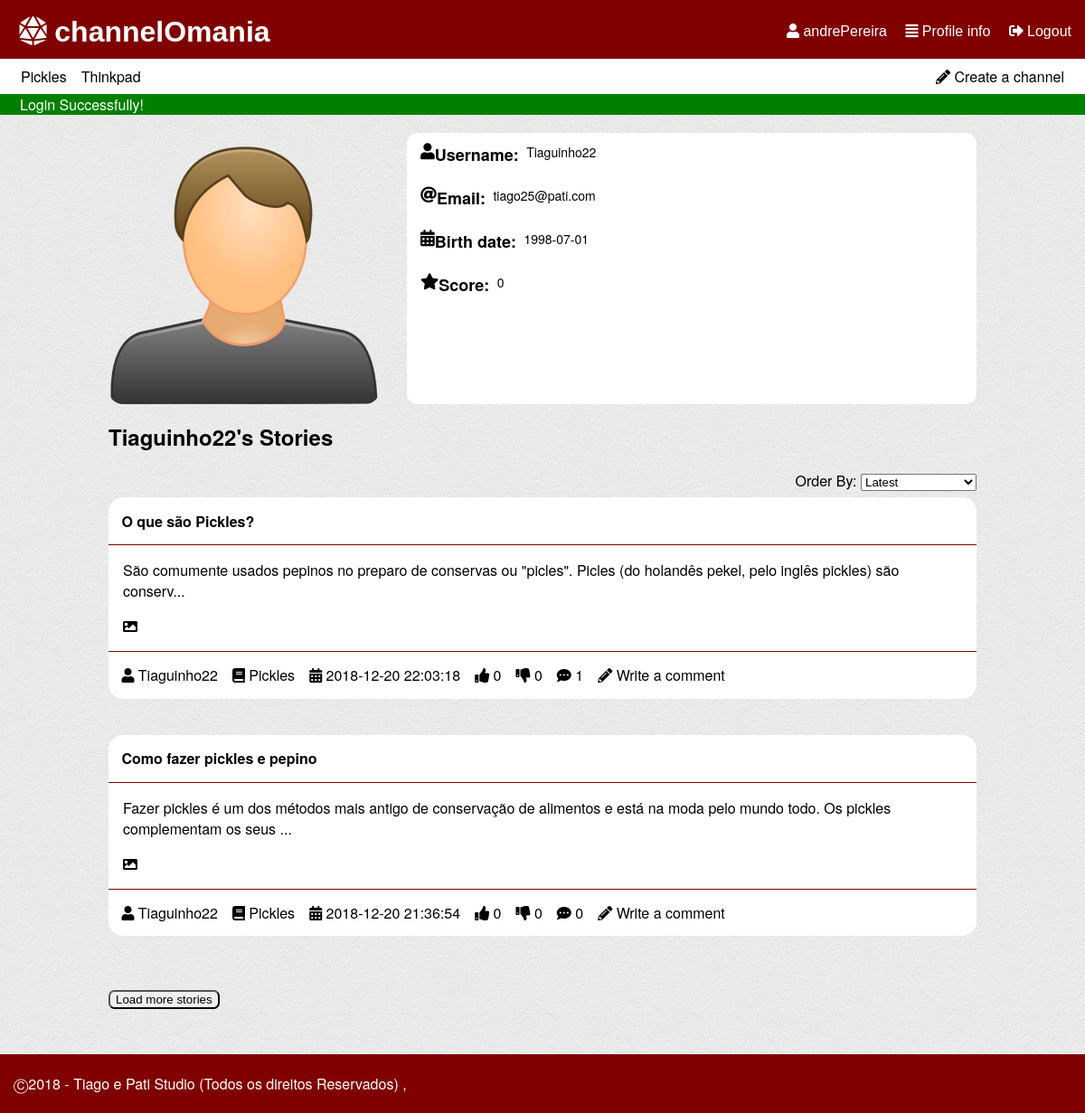
The app's page /pages/profile.php?userId=3 (signed in) with its own data.
### tables this page shows
CREATE TABLE "channel" (
	`ID`	INTEGER NOT NULL,
	`name`	TEXT NOT NULL CHECK(length(name) > 0 and length(name) < 30) UNIQUE,
	`coverImage`	TEXT,
	`author`	INTEGER NOT NULL,
	PRIMARY KEY(`ID`),
	FOREIGN KEY(`author`) REFERENCES `user`(`ID`) ON DELETE Cascade ON UPDATE No Action
);

CREATE TABLE "story" (
	`storyID`	INTEGER NOT NULL,
	`title`	TEXT NOT NULL CHECK(length ( title ) > 0 and length ( title ) < 80),
	`content`	TEXT NOT NULL CHECK(length ( content ) > 0),
	`upvotes`	INTEGER NOT NULL DEFAULT 0,
	`downvotes`	INTEGER NOT NULL DEFAULT 0,
	`author`	INTEGER NOT NULL,
	`date`	TEXT NOT NULL CHECK(length ( date ) > 0),
	`channel`	INTEGER NOT NULL,
	`image`	TEXT,
	PRIMARY KEY(`storyID`),
	FOREIGN KEY(`channel`) REFERENCES `channel`(`ID`) ON DELETE Cascade ON UPDATE No Action,
	FOREIGN KEY(`author`) REFERENCES `user`(`ID`) ON DELETE Cascade ON UPDATE No Action
);

CREATE TABLE "user" (
	`ID`	INTEGER NOT NULL PRIMARY KEY AUTOINCREMENT,
	`username`	TEXT NOT NULL CHECK(length ( username ) > 0 and length ( username ) < 16),
	`email`	TEXT NOT NULL,
	`password`	TEXT NOT NULL CHECK(length ( password ) > 5),
	`birth`	TEXT CHECK(length ( birth ) > 0),
	`profilePic`	TEXT,
	`score`	INTEGER DEFAULT 0,
	CONSTRAINT `username` UNIQUE(`username`)
);

### database/db_list.php (called while the page is built, shortened)
<?php
function listProfile($username) {
  $db = Database::instance()->db();
  $stmt = $db->prepare('SELECT * FROM user WHERE username = ?');
  $stmt->execute(array($username));
  return $stmt->fetch();
}
function getStoriesByUser($username,$sort='',$offset=0,$limit=5) {
  switch($sort){
    default:
      $order = 'storyID DESC';
      break;
  }
  $db = Database::instance()->db();
  $stmt = $db->prepare('SELECT *,(SELECT COUNT(*) FROM comment WHERE comment.story == storyID) AS n_comments,channel.name AS channelName FROM story INNER JOIN user ON user.ID == story.author INNER JOIN channel ON channel.ID == story.channel  WHERE user.username == ? ORDER BY '.$order.' LIMIT ? OFFSET ?');
  $stmt->execute(array($username,$limit,$offset));
  return $stmt->fetchAll();
}
function listChannel($sort='') {
  switch($sort){
    case 'mActive':
      $order = 'n_stories DESC';
      break;
  }
  $db = Database::instance()->db();
  $stmt = $db->prepare('SELECT *,(SELECT COUNT(*) FROM story WHERE story.channel == channel.ID) AS n_stories,channel.ID as channelId FROM channel INNER JOIN user ON author=user.ID ORDER BY '.$order);
  $stmt->execute();
  return $stmt->fetchAll();
}
?>

### database/db_user.php (called while the page is built, shortened)
<?php
function getUsernameFromId($id) {
  $db = Database::instance()->db();
  $stmt = $db->prepare('SELECT username FROM user WHERE ID = ?');
  $stmt->execute(array($id));
  return $stmt->fetch()['username'];
}
 ?>

### templates/tpl_mainpage.php (the view, shortened to what this page needs)
<?php include_once('../templates/tpl_story.php'); ?>
<?php function draw_story_list_item($story) { ?>
  <article>
    <header>
      <h1><a href = "../pages/story.php?storyId=<?php echo($story['storyID']); ?>" ><?php echo($story['title']); ?></a></h1>
    </header>
    <p><?php echo(substr($story['content'],0,140)); if(strlen($story['content']) > 140) echo("...");?></p>
    <?php if($story['image']!=NULL){ ?>
    <p><a href="../files/storyImages/<?php echo($story['image'])?>" target="_blank"><i class="fas fa-image"></i></a></p>
    <?php }?>
    <footer><?php draw_story_info($story); ?></footer>
  </article>
<?php } ?>
<?php function draw_story_info($story) { ?>
  <ul>
    <li><a href="../pages/profile.php?userId=<?php echo($story['storyAuthor']); ?>"><i class="fas fa-user"></i> <?php echo($story['username']); ?></a></li>
    <li><a href="../pages/channel.php?channelId=<?php echo($story['channel']); ?>"><i class="fas fa-book"></i> <?php echo($story['channelName']); ?></a></li>
    <li><i class="fas fa-calendar-alt"></i> <?php echo($story['date']); ?></li>
    <li class="nUpVote" data-id="<?php echo($story['storyID']); ?>"><i class="fas fa-thumbs-up"></i> <?php echo($story['upvotes']); ?></li>
    <li class="nDownVote" data-id="<?php echo($story['storyID']); ?>"><i class="fas fa-thumbs-down"></i> <?php echo($story['downvotes']); ?></li>
    <li><i class="fas fa-comment-dots"></i> <?php echo($story['n_comments']); ?></li>
    <li><a href="../pages/new_comment.php?storyId=<?php echo($story['storyID']); ?>"><i class="fas fa-pencil-alt"></i> Write a comment</a></li>
  </ul>
<?php } ?>

### templates/tpl_common.php (shortened to what this page needs)
<?php function draw_header($tabText = ""){
?>
<!DOCTYPE html>
<html lang="en-US">
  <head>
    <link href="../css/style.css" rel="stylesheet">
    <link href="../css/input.css" rel="stylesheet">
    <link href="../css/links.css" rel="stylesheet">
    <link rel="stylesheet" href="https://use.fontawesome.com/releases/v5.5.0/css/all.css">
  </head>
  <body>
    <header id="header">
      <?php if(isset($_SESSION['username'])){ ?>
        <div id='options'>
          <a href="../pages/profile.php"><i class="fas fa-user"></i> <?php echo($_SESSION['username']) ?></a>
          <a href="../pages/profile.php"><i class="fas fa-align-justify"></i> Profile info</a>
          <a href="../actions/action_logout.php"><i class="fas fa-sign-out-alt"></i> Logout</a>
        </div>
      <?php } ?>
      <h1><a href="mainpage.php"><i class="fas fa-dice-d20"></i> channelOmania</a></h1>
    </header>
    <?php if(isset($_SESSION['username'])){ ?>
    <div id="list_channels">
      <p><a href = "../pages/new_channel.php" ><i class="fas fa-pencil-alt"></i> Create a channel</a></p>
      <?php $channels = listChannel('mActive'); ?>
      <ul>
      <?php if(count($channels) > 5) { ?>
        <?php for ($i=0; $i < 5; $i++) { ?>
          <li><a href = "../pages/channel.php?channelId=<?php echo($channels[$i]['channelId']); ?>" ><?php echo($channels[$i]['name']); ?></a></li>
        <?php } ?>
          <li id="moreChannels"><a href = "../pages/all_channels.php" >More Channels</a></li>
      <?php } else { ?>
        <?php foreach($channels as $channel_list){ ?>
          <li><a href = "../pages/channel.php?channelId=<?php echo($channel_list['channelId']); ?>" ><?php echo($channel_list['name']); ?></a></li>
        <?php } ?>
      <?php } ?>
      </ul>
    </div>
    <?php } ?>
    <?php if (isset($_SESSION['messages'])) {?>
      <section id="messages">
        <?php foreach($_SESSION['messages'] as $message) { ?>
          <div class="<?=$message['type']?>"><?=$message['content']?></div>
        <?php } ?>
      </section>
    <?php unset($_SESSION['messages']); } ?>
<?php } ?>
<?php function draw_footer(){
  ?>
  <footer class="footer">
    <p>	&#9400;2018 - Tiago e Pati Studio (Todos os direitos Reservados) ,</p>
  </footer>
</body>
</html>
<?php }
 ?>

### templates/tpl_story.php (shortened to what this page needs)
<?php include_once('../templates/tpl_mainpage.php'); ?>
<?php include_once('../database/db_list.php'); ?>
<?php function draw_story_list($storyInfo) { ?>
  <p id="order">Order By:
  <select id='orderSelector'>
    <option value="mRecent">Latest</option>
  </select></p>
  <section id="storyList">
  <?php foreach($storyInfo as $story) { ?>
    <?php draw_story_list_item($story); ?>
  <?php } ?>
  </section>
  <?php if(count($storyInfo) != 0){ ?>
  <button id="btnLoadStories">Load more stories</button>
  <?php } ?>
<?php } ?>

### css/style.css (style rules this page uses)
body { font-family: IBMPlexSans, Helvetica Neue, Segoe UI, Helvetica, Verdana, Arial, sans-serif; background-image: url("../files/background.png"); margin: 0; }
ul { display: flex; flex-wrap: wrap; flex-direction: row; padding: 0; margin: 0; }
li { text-align: center; list-style-type: none; padding: 0.5em; }
#list_channels { background-color: white; position: relative; padding: 0px 15px; }
#list_channels p { float: right; margin: 0; }
#list_channels li, #list_channels p { padding: 0; }
#header { background-color: #800000; padding: 0.2em 15px; position: relative; }
#header h1 { margin: 0.2em; }
h1 { margin-left: 0.5em; }
#options { float: right; height: 0; }
article { background-color: white; width: 80%; margin: auto; border-radius: 1em; margin-bottom: 40px; }
article h1 { margin: auto; }
article header { margin-top: 1em; padding: 0.5em; border-bottom: 1px solid #800000; }
article p, article p,article img { padding-left: 1em; padding-right: 1em; }
article footer { padding: 0.4em; border-top: 1px solid #800000; }
#messages .error,#messages .success { padding-left: 22px; }
#messages .success { background-color: green; color: white; }
body,html { min-height: 80vh; }
#header div { margin-top: 1.2em; }
#btnLoadComments, #btnLoadStories { margin-top: 1em; margin-left: 10%; border-radius: 0.5em; }
#myStories h1 { margin: auto; }
#myStories #order { float: right; margin: 0; position: relative; margin-bottom: 20px; }
#storyList article h1, #story article h1 { margin: auto; padding: 0.4em; }
#myStories #storyList { width: 100%; margin-top: 50px; }
#channelStories #storyList article, #myStories #storyList article { width: 100%; margin-top: 10px; }
#myStories #storyList article { width: 100%; }
#myStories #btnLoadStories { margin: 20px 0px; }
#myStories h1 { margin: 19px 0px 20px 0px; }
.footer { clear: left; bottom: auto; margin-top: 30px; padding: 5px 15px; background-color: #800000; color: white; }
#order { margin-left: 15px; }

### css/links.css (style rules this page uses)
#header a { color: white; font-family: Helvetica; }
#header div a { list-style-type: none; padding-left: 1em; }
a:link, a:visited { color: black; text-decoration: none; }
#list_channels li a, #list_channels p a { padding: 0.5em 0.5em; display: block; }
article header a, #story_preview h3 a { font-weight: bold; }

### records on screen
channel: name "Pickles"
channel: name "Thinkpad"
story: title "O que são Pickles?", content "São comumente usados pepinos no preparo de conservas ou \"picles\". Picles (do holandês pekel, pelo inglês pickles) são conserv", author.username "Tiaguinho22", channel.name "Pickles", date "2018-12-20 22:03:18", upvotes "0", downvotes "0", n_comments "1"
story: title "Como fazer pickles e pepino", content "Fazer pickles é um dos métodos mais antigo de conservação de alimentos e está na moda pelo mundo todo. Os pickles complementam os seus", author.username "Tiaguinho22", channel.name "Pickles", date "2018-12-20 21:36:54", upvotes "0", downvotes "0", n_comments "0"

### other values on screen
$_SESSION['username'] "andrePereira"
$message['content'] "Login Successfully!"
$userInfo['username'] "Tiaguinho22"
$userInfo['email'] "tiago25@pati.com"
$userInfo['birth'] "1998-07-01"
$userInfo['score'] "0"
$username "Tiaguinho22"
